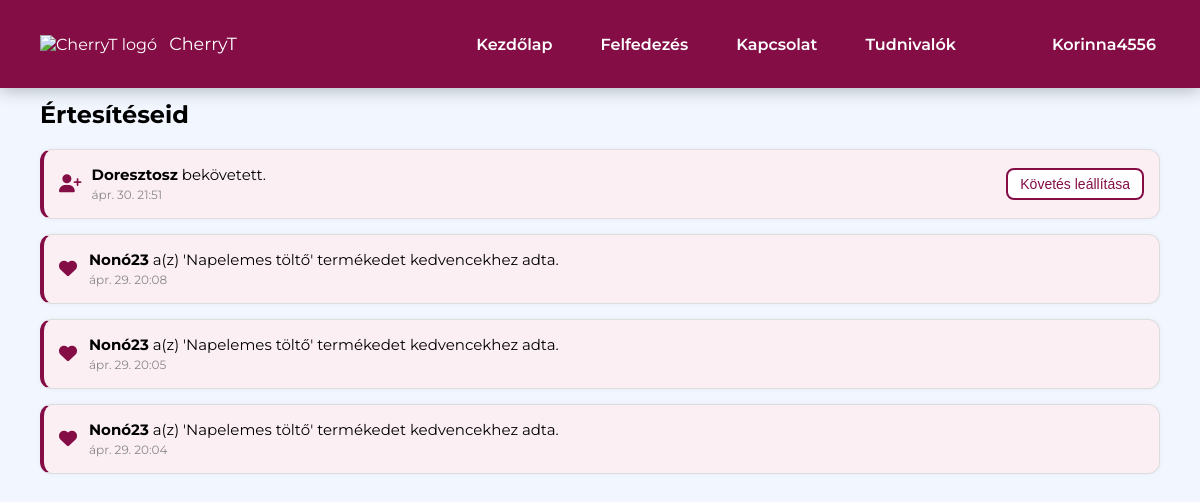
/notifications.php (signed in), run on the app's committed database.
### tables this page shows
CREATE TABLE `users` (
  `id` int(11) NOT NULL,
  `username` varchar(255) NOT NULL,
  `email` varchar(255) NOT NULL,
  `password` varchar(255) NOT NULL,
  `created_at` datetime NOT NULL,
  `aboutme` varchar(255) NOT NULL,
  `confirmed` int(1) NOT NULL
);

CREATE TABLE `notifications` (
  `id` int(11) NOT NULL,
  `fromid` int(11) NOT NULL,
  `toid` int(11) NOT NULL,
  `productid` varchar(255) NOT NULL,
  `type` varchar(255) NOT NULL,
  `message` varchar(255) NOT NULL,
  `created_at` datetime NOT NULL,
  `seen` int(11) NOT NULL
);

### notifications.php (the view, shortened to what this page needs)
<?php
require "KULSO/config.php";
$userid = intval($_COOKIE['userid']);
$current_page = basename($_SERVER['PHP_SELF']);
function formatHungarianDate($timestamp) {
    $date = new DateTime($timestamp);
    $now = new DateTime();
    $ev = $date->format('Y');
    $honapok = ['jan.', 'febr.', 'márc.', 'ápr.', 'máj.', 'jún.', 'júl.', 'aug.', 'szept.', 'okt.', 'nov.', 'dec.'];
    $honap = $honapok[(int)$date->format('n') - 1];
    return $ev == $now->format('Y')
        ? sprintf("%s %d. %s", $honap, $date->format('j'), $date->format('H:i'))
        : sprintf("%d. %s %d. %s", $ev, $honap, $date->format('j'), $date->format('H:i'));
}
$ertesitesek = [];
$stmt = $conn->prepare("SELECT n.message, n.created_at, n.type, n.fromid, n.productid, n.seen, u.username, p.name AS product_name FROM notifications n LEFT JOIN users u ON u.id = n.fromid LEFT JOIN products p ON p.id = n.productid WHERE n.toid = ?");
$stmt->bind_param("i", $userid);
$stmt->execute();
$res1 = $stmt->get_result();
while ($row = $res1->fetch_assoc()) {
    $ertesitesek[] = [
        'type' => $row['type'],
        'message' => $row['message'],
        'created_at' => $row['created_at'],
        'fromid' => $row['fromid'],
        'productid' => $row['productid'],
        'username' => $row['username'],
        'product_name' => $row['product_name'],
        'seen' => $row['seen']
    ];
}
usort($ertesitesek, fn($a, $b) => strtotime($b['created_at']) - strtotime($a['created_at']));
?>
<!DOCTYPE html>
<html lang="hu">
<head>
    <link href="https://cdn.jsdelivr.net/npm/remixicon@3.2.0/fonts/remixicon.css" rel="stylesheet">
    <link rel="stylesheet" href="css/styles.css">
    <link rel="stylesheet" href="css/notifications.css">
    <link rel="stylesheet" href="https://cdnjs.cloudflare.com/ajax/libs/font-awesome/6.5.0/css/all.min.css">
</head>
<body>
<?php
if (isset($_COOKIE['userid'])) {
    $talalt_felhasznalo = $conn->query("SELECT * FROM users WHERE id=$_COOKIE[userid]");
    $felhasznalo = $talalt_felhasznalo->fetch_assoc();
?>
<header class="header">
    <nav class="nav container">
        <div class="nav-data">
            <a href="index.php" class="nav-logo">
                <img src="images/logo.png" alt="CherryT logó" class="logo-img">
                <span class="logo-text">CherryT</span>
            </a>
        </div>
        <div class="nav-menu" id="nav-menu">
            <ul class="nav-list">
                <li><a href="index.php" class="nav-link <?= $current_page == 'index.php' ? 'active' : '' ?>">Kezdőlap</a></li>
                <li><a href="search.php" class="nav-link <?= $current_page == 'search.php' ? 'active' : '' ?>">Felfedezés</a></li>
                <li><a href="contact.php" class="nav-link">Kapcsolat</a></li>
                <li><a href="information.php" class="nav-link">Tudnivalók</a></li>
                <li class="dropdown-item">
                    <div class="nav-link"><?= $felhasznalo['username']; ?> <i class="ri-arrow-down-s-line dropdown-arrow"></i></div>
                </li>
            </ul>
        </div>
    </nav>
</header>
<?php } ?>
<div class="container fadeInSection">
    <h2>Értesítéseid</h2>
    <div class="notifications-box">
        <?php if (empty($ertesitesek)): ?>
            <p>Nincsenek értesítéseid.</p>
        <?php else: ?>
            <?php foreach ($ertesitesek as $ert): ?>
                <div class="notification <?= $ert['seen'] == 0 ? 'unseen' : '' ?>">
                    <?php if ($ert['type'] === 'message'): ?>
                        <i class="fa-solid fa-envelope"></i>
                    <?php elseif ($ert['type'] === 'favorite'): ?>
                        <i class="fa-solid fa-heart"></i>
                    <?php elseif ($ert['type'] === 'follow'): ?>
                        <i class="fa-solid fa-user-plus"></i>
                    <?php else: ?>
                        <i class="fa-solid fa-bell"></i>
                    <?php endif; ?>
                    <div class="text-content">
                        <p><?= preg_replace('/^([^\s]+)/u', '<strong>$1</strong>', htmlspecialchars($ert['message'])) ?></p>
                        <small title="<?= $ert['created_at'] ?>"><?= formatHungarianDate($ert['created_at']) ?></small>
                    </div>
                    <?php if ($ert['type'] === 'follow'):
                        $check = $conn->prepare("SELECT * FROM follows WHERE follower_id = ? AND followed_id = ?");
                        $check->bind_param("ii", $userid, $ert['fromid']);
                        $check->execute();
                        $isFollowing = $check->get_result()->num_rows > 0;
                    ?>
                        <button class="follow-btn <?= $isFollowing ? 'unfollow' : 'follow' ?>" data-userid="<?= $ert['fromid'] ?>">
                            <?= $isFollowing ? 'Követés leállítása' : 'Követés viszonzása' ?>
                        </button>
                    <?php elseif ($ert['type'] === 'message'): ?>
                        <a href="directmessage.php?userid=<?= $ert['fromid'] ?>&productid=<?= $ert['productid'] ?>" class="view-btn">Megtekintem</a>
                    <?php endif; ?>
                </div>
            <?php endforeach; ?>
        <?php endif; ?>
    </div>
</div>
</body>
</html>

### css/styles.css (style rules this page uses)
:root { --main-color: #840d46; --main-color-light: #a81c5c; --main-color-lighten: #b8326c; --white-color: #fff; --body-color: #f2f7ff; }
* { box-sizing: border-box; padding: 0; margin: 0; }
body { font-family: "Montserrat", sans-serif; font-size: 16px; background-color: var(--body-color); min-height: 100vh; }
ul { list-style: none; }
a { text-decoration: none; }
.container { max-width: 1120px; margin-inline: 1.5rem; }
.header { position: fixed; top: 0; left: 0; width: 100%; background-color: var(--main-color); box-shadow: 0 2px 16px rgba(19, 25, 34, 0.3); z-index: 100; }
.nav { height: 3.5rem; }
.nav-logo, .nav-burger, .nav-close { color: var(--white-color); }
.nav-data { height: 100%; display: flex; justify-content: space-between; align-items: center; }
.logo-img { height: 40px; width: auto; object-fit: contain; vertical-align: middle; margin-right: 8px; }
.logo-text { font-weight: initial; font-size: 1.25rem; color: var(--white-color); vertical-align: middle; }
.nav-link { color: var(--white-color); background-color: var(--main-color); font-weight: 600; padding: 1.25rem 1.5rem; display: flex; justify-content: space-between; align-items: center; transition: background-color .3s; }
.dropdown-item { cursor: pointer; }
@media screen and (min-width: 1118px) { .container { margin-inline: auto; } }
@media screen and (min-width: 1118px) { .nav { height: calc(3.5rem + 2rem); display: flex; justify-content: space-between; } }
@media screen and (min-width: 1118px) { .nav-list { height: 100%; display: flex; column-gap: 3rem; } }
@media screen and (min-width: 1118px) { .nav-link { height: 100%; padding: 0; justify-content: initial; column-gap: .25rem; } }
@media screen and (min-width: 1118px) { .logo-img { height: 28px; } }
@media screen and (min-width: 1118px) { .logo-text { font-size: 1.1rem; } }
@media screen and (min-width: 1118px) { .dropdown-item { position: relative; } }

### css/notifications.css (style rules this page uses)
.notifications-box { margin-top: 20px; display: flex; flex-direction: column; gap: 15px; }
.notification { background-color: #fff; padding: 15px; border-radius: 12px; border: 1px solid #ddd; box-shadow: 0 0 5px rgba(0,0,0,0.05); display: flex; align-items: center; gap: 10px; }
.notification i { color: #840d46; font-size: 18px; min-width: 20px; }
.notification p { margin: 0; font-size: 15px; flex-grow: 1; }
.notification small { font-size: 12px; color: #888; }
.follow-btn, .view-btn { padding: 6px 12px; border-radius: 8px; font-size: 14px; cursor: pointer; border: 2px solid #840d46; margin-left: auto; text-decoration: none; transition: 0.3s; }
.follow-btn.unfollow { background-color: white; color: #840d46; }
.notification.unseen { background-color: #fceff4; border-left: 4px solid #840d46; }

### notifications.php (style rules this page uses)
body { padding-top: 100px; }

### data on the page
users: username "Korinna4556"
notifications: type "follow" (drawn), message "Doresztosz bekövetett.", created_at "ápr. 30. 21:51", fromid "Követés leállítása"
notifications: type "favorite" (drawn), message "Nonó23 a(z) 'Napelemes töltő' termékedet kedvencekhez adta.", created_at "ápr. 29. 20:08"
notifications: type "favorite" (drawn), message "Nonó23 a(z) 'Napelemes töltő' termékedet kedvencekhez adta.", created_at "ápr. 29. 20:05"
notifications: type "favorite" (drawn), message "Nonó23 a(z) 'Napelemes töltő' termékedet kedvencekhez adta.", created_at "ápr. 29. 20:04"
